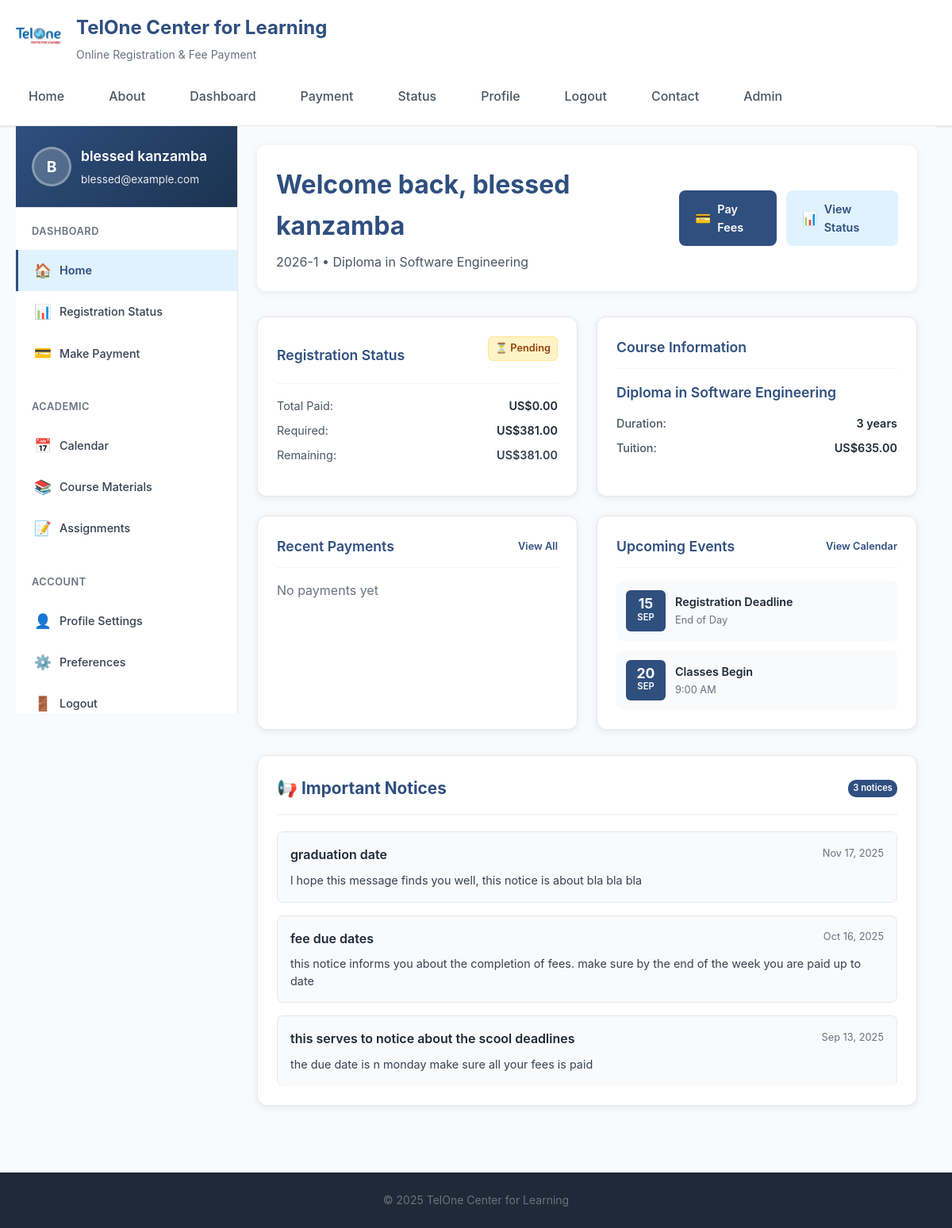
The page /student/dashboard (signed in) on the database its author committed.
### app.py (models this page shows, shortened)
class Student(UserMixin, db.Model):
    id = db.Column(db.Integer, primary_key=True)
    full_name = db.Column(db.String(150), nullable=False)
    email = db.Column(db.String(150), unique=True, nullable=False, index=True)
    password_hash = db.Column(db.String(255), nullable=False)
    course_code = db.Column(db.String(64), nullable=False)
    tuition = db.Column(db.Float, nullable=False, default=635.0)
    is_registered_semester = db.Column(db.Boolean, default=False)
    is_verified = db.Column(db.Boolean, default=False)
    verification_token = db.Column(db.String(128), nullable=True)
    contact_number = db.Column(db.String(32), nullable=True)
    profile_photo = db.Column(db.String(255), nullable=True)  # relative path under static/
    created_at = db.Column(db.DateTime, default=datetime.utcnow)
    last_login_at = db.Column(db.DateTime, nullable=True)
    last_login_ip = db.Column(db.String(64), nullable=True)
    session_revoke_at = db.Column(db.DateTime, nullable=True)
    is_active = db.Column(db.Boolean, default=True)

class Notice(db.Model):
    id = db.Column(db.Integer, primary_key=True)
    title = db.Column(db.String(200), nullable=False)
    message = db.Column(db.Text, nullable=False)
    created_at = db.Column(db.DateTime, default=datetime.utcnow)

### app.py (the view)
@app.route('/student/dashboard')
@login_required
def dashboard():
    sem = current_semester_label()
    total_paid = sum(p.amount for p in current_user.payments)
    min_required = 0.6*(current_user.tuition or 0)
    status_ok = total_paid >= min_required
    unread = StudentNotice.query.filter_by(student_id=current_user.id, viewed=False).all()
    for sn in unread:
        sn.viewed = True
        sn.viewed_at = datetime.utcnow()
        db.session.add(sn)
    db.session.commit()
    all_notices = Notice.query.order_by(Notice.created_at.desc()).all()
    return render_template('dashboard.html',
        semester=sem,
        total_paid=total_paid,
        min_required=min_required,
        status_ok=status_ok,
        course=COURSES.get(current_user.course_code),
        all_notices=all_notices
    )

### app.py (called while the page is built)
@login_manager.user_loader
def load_user(user_id):
    return Student.query.get(int(user_id))

def current_semester_label():
    now = datetime.utcnow()
    term = "1" if now.month <= 6 else "2"
    return f"{now.year}-{term}"

@app.before_request
def enforce_forced_logout():
    try:
        if current_user and getattr(current_user, 'is_authenticated', False):
            if current_user.is_active is False:
                logout_user()
                flash('Your account has been deactivated by admin.', 'warning')
                return redirect(url_for('login'))
            if current_user.session_revoke_at:
                if not current_user.last_login_at or current_user.session_revoke_at >= current_user.last_login_at:
                    logout_user()
                    flash('Your session has been terminated by admin.', 'warning')
                    return redirect(url_for('login'))
    except Exception:
        pass

### templates/dashboard.html (shortened to what this page needs)
{% extends "base.html" %}
{% block content %}
<div class="student-dashboard-layout">
  <div class="dashboard-sidebar">
    <div class="sidebar-header">
      <div class="profile-section">
        {% if current_user.profile_photo %}
          <img src="{{ url_for('static', filename=current_user.profile_photo) }}" alt="Profile" class="profile-avatar">
        {% else %}
          <div class="profile-avatar-placeholder">{{ (current_user.full_name[0] if current_user.full_name else 'U')|upper }}</div>
        {% endif %}
        <div class="profile-info">
          <h3 class="profile-name">{{ current_user.full_name }}</h3>
          <p class="profile-email">{{ current_user.email }}</p>
        </div>
      </div>
    </div>
    <nav class="sidebar-nav">
      <div class="nav-section">
        <h4 class="nav-section-title">Dashboard</h4>
        <a href="{{ url_for('dashboard') }}" class="nav-link active">
          <span class="nav-icon">🏠</span>
          <span class="nav-text">Home</span>
        </a>
        <a href="{{ url_for('status') }}" class="nav-link">
          <span class="nav-icon">📊</span>
          <span class="nav-text">Registration Status</span>
        </a>
        <a href="{{ url_for('payment') }}" class="nav-link">
          <span class="nav-icon">💳</span>
          <span class="nav-text">Make Payment</span>
        </a>
      </div>
      <div class="nav-section">
        <h4 class="nav-section-title">Academic</h4>
        <a href="#" class="nav-link">
          <span class="nav-icon">📅</span>
          <span class="nav-text">Calendar</span>
        </a>
        <a href="#" class="nav-link">
          <span class="nav-icon">📚</span>
          <span class="nav-text">Course Materials</span>
        </a>
        <a href="#" class="nav-link">
          <span class="nav-icon">📝</span>
          <span class="nav-text">Assignments</span>
        </a>
      </div>
      <div class="nav-section">
        <h4 class="nav-section-title">Account</h4>
        <a href="{{ url_for('profile') }}" class="nav-link">
          <span class="nav-icon">👤</span>
          <span class="nav-text">Profile Settings</span>
        </a>
        <a href="#" class="nav-link">
          <span class="nav-icon">⚙️</span>
          <span class="nav-text">Preferences</span>
        </a>
        <a href="{{ url_for('logout') }}" class="nav-link logout-link">
          <span class="nav-icon">🚪</span>
          <span class="nav-text">Logout</span>
        </a>
      </div>
    </nav>
  </div>
  <div class="dashboard-main-content">
    <div class="content-header">
      <div class="welcome-section">
        <h1>Welcome back, {{ current_user.full_name }}</h1>
        <p class="welcome-subtitle">{{ semester }} • {{ course.name if course else current_user.course_code }}</p>
      </div>
      <div class="quick-actions">
        <a href="{{ url_for('payment') }}" class="quick-action-btn primary">
          <span class="btn-icon">💳</span>
          <span class="btn-text">Pay Fees</span>
        </a>
        <a href="{{ url_for('status') }}" class="quick-action-btn secondary">
          <span class="btn-icon">📊</span>
          <span class="btn-text">View Status</span>
        </a>
      </div>
    </div>
    <div class="dashboard-cards-grid">
      <div class="dashboard-card status-card">
        <div class="card-header">
          <h3>Registration Status</h3>
          <div class="status-badge {{ 'status-ok' if status_ok else 'status-pending' }}">
            {% if status_ok %}
              ✓ Registered
            {% else %}
              ⏳ Pending
            {% endif %}
          </div>
        </div>
        <div class="card-content">
          <div class="status-info">
            <div class="status-item">
              <span class="status-label">Total Paid:</span>
              <span class="status-value">US${{ "%.2f"|format(total_paid) }}</span>
            </div>
            <div class="status-item">
              <span class="status-label">Required:</span>
              <span class="status-value">US${{ "%.2f"|format(min_required) }}</span>
            </div>
            {% if not status_ok %}
            <div class="status-item remaining">
              <span class="status-label">Remaining:</span>
              <span class="status-value">US${{ "%.2f"|format(min_required - total_paid) }}</span>
            </div>
            {% endif %}
          </div>
        </div>
      </div>
      <div class="dashboard-card course-card">
        <div class="card-header">
          <h3>Course Information</h3>
        </div>
        <div class="card-content">
          {% if course %}
            <div class="course-details">
              <h4>{{ course.name }}</h4>
              <div class="course-meta">
                <div class="meta-item">
                  <span class="meta-label">Duration:</span>
                  <span class="meta-value">{{ course.duration }}</span>
                </div>
                <div class="meta-item">
                  <span class="meta-label">Tuition:</span>
                  <span class="meta-value">US${{ "%.2f"|format(course.tuition) }}</span>
                </div>
              </div>
            </div>
          {% else %}
            <p class="muted">Course information not available</p>
          {% endif %}
        </div>
      </div>
      <div class="dashboard-card payment-card">
        <div class="card-header">
          <h3>Recent Payments</h3>
          <a href="{{ url_for('status') }}" class="view-more">View All</a>
        </div>
        <div class="card-content">
          {% if current_user.payments %}
            <div class="payment-list">
              {% for payment in current_user.payments[-3:] %}
              <div class="payment-item">
                <div class="payment-info">
                  <span class="payment-amount">US${{ "%.2f"|format(payment.amount) }}</span>
                  <span class="payment-date">{{ payment.created_at.strftime('%b %d, %Y') }}</span>
                </div>
                <div class="payment-status success">
                  Completed
                </div>
              </div>
              {% endfor %}
            </div>
          {% else %}
            <p class="muted">No payments yet</p>
          {% endif %}
        </div>
      </div>
      <div class="dashboard-card calendar-card">
        <div class="card-header">
          <h3>Upcoming Events</h3>
          <a href="#" class="view-more">View Calendar</a>
        </div>
        <div class="card-content">
          <div class="calendar-preview">
            <div class="calendar-event">
              <div class="event-date">
                <span class="event-day">15</span>
                <span class="event-month">Sep</span>
              </div>
              <div class="event-details">
                <div class="event-title">Registration Deadline</div>
                <div class="event-time">End of Day</div>
              </div>
            </div>
            <div class="calendar-event">
              <div class="event-date">
                <span class="event-day">20</span>
                <span class="event-month">Sep</span>
              </div>
              <div class="event-details">
                <div class="event-title">Classes Begin</div>
                <div class="event-time">9:00 AM</div>
              </div>
            </div>
          </div>
        </div>
      </div>
    </div>
    <div id="notices-section" class="notices-section">
      <div class="section-header">
        <h2>📢 Important Notices</h2>
        <span class="notices-count">{{ all_notices|length }} notice{{ 's' if all_notices|length != 1 else '' }}</span>
      </div>
      <div class="notices-content">
        {% if all_notices %}
          <div class="notices-list">
            {% for n in all_notices %}
            <div class="notice-item">
              <div class="notice-header">
                <h4 class="notice-title">{{ n.title }}</h4>
                <span class="notice-date">{{ n.created_at.strftime('%b %d, %Y') }}</span>
              </div>
              <div class="notice-message">{{ n.message }}</div>
            </div>
            {% endfor %}
          </div>
        {% else %}
          <div class="no-notices">
            <div class="no-notices-icon">📭</div>
            <p>No notices available at this time.</p>
          </div>
        {% endif %}
      </div>
    </div>
  </div>
</div>
{% endblock %}

### templates/base.html (shortened to what this page needs)
<!doctype html>
<html lang="en">
<head>
<link rel="stylesheet" href="{{ url_for('static', filename='css/style.css') }}">
</head>
<body>
<header class="site-header">
  <div class="wrap header-inner">
    <div class="brand-left">
      <img src="{{ url_for('static', filename='images/logo.png') }}" alt="TCFL Logo" class="logo">
      <div class="site-title">
        <h1>TelOne Center for Learning</h1>
        <p class="muted small">Online Registration & Fee Payment</p>
      </div>
    </div>
    <nav class="main-nav">
      <a href="{{ url_for('index') }}">Home</a>
      <a href="{{ url_for('about') }}">About</a>
      {% if current_user.is_authenticated %}
        <a href="{{ url_for('dashboard') }}">Dashboard</a>
        <a href="{{ url_for('payment') }}">Payment</a>
        <a href="{{ url_for('status') }}">Status</a>
        <a href="{{ url_for('profile') }}">Profile</a>
        <a href="{{ url_for('logout') }}">Logout</a>
      {% else %}
        <a href="{{ url_for('register') }}">Register</a>
        <a href="{{ url_for('login') }}">Login</a>
      {% endif %}
      <a href="{{ url_for('contact') }}">Contact</a>
      <a href="{{ url_for('admin_login') }}">Admin</a>
    </nav>
  </div>
</header>
<main class="wrap">
  {% block content %}{% endblock %}
</main>
<footer class="footer">
  <div class="wrap small muted">&copy; {{ 2025 }} TelOne Center for Learning</div>
</footer>
</body>
</html>

### rows shown on the page
Student: full_name "B", full_name "blessed kanzamba", email "blessed@example.com"
Notice: title "graduation date", created_at "Nov 17, 2025", message "l hope this message finds you well, this notice is about bla bla bla"
Notice: title "fee due dates", created_at "Oct 16, 2025", message "this notice informs you about the completion of fees. make sure by the end of the week you are paid up to date"
Notice: title "this serves to notice about the scool deadlines", created_at "Sep 13, 2025", message "the due date is n monday make sure all your fees is paid"

### other values the page prints
{{ semester }} "2026-1"
{{ course.name if course else current_user.course_code }} "Diploma in Software Engineering"
{{ "%.2f"|format(total_paid) }} "0.00"
{{ "%.2f"|format(min_required) }} "381.00"
{{ "%.2f"|format(min_required - total_paid) }} "381.00"
{{ course.name }} "Diploma in Software Engineering"
{{ course.duration }} "3 years"
{{ "%.2f"|format(course.tuition) }} "635.00"
{{ all_notices|length }} "3"
{{ 's' if all_notices|length != 1 else '' }} "s"
{{ 2025 }} "2025"
